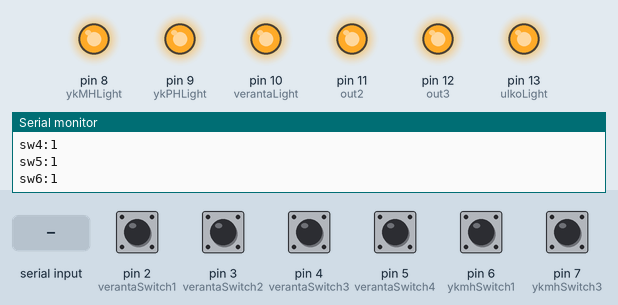
This sketch was run on a simulated Arduino Uno, built with avr-gcc and run on an emulated ATmega328P. Shown: output pins drawn as LEDs (lit = HIGH), the last lines printed to the serial monitor. Inputs (shaded band) come from the test bench; at power-on: pin 2 (verantaSwitch1), pin 3 (verantaSwitch2), pin 4 (verantaSwitch3), pin 5 (verantaSwitch4), pin 6 (ykmhSwitch1), pin 7 (ykmhSwitch3) LOW.

Above: at 1.2 s.
1.3 s: pin 2 (verantaSwitch1) pulled HIGH for 0.15 s
At 2.6 s:
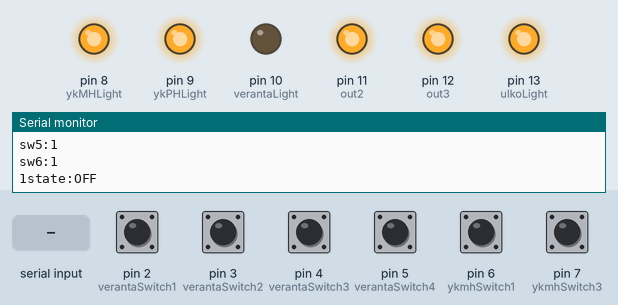
2.9 s: pin 3 (verantaSwitch2) pulled HIGH for 0.15 s
At 3.9 s:
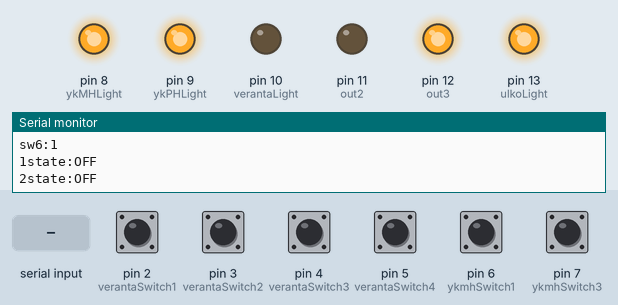
4.5 s: "1toggle;\n" received over Serial
At 5.1 s:
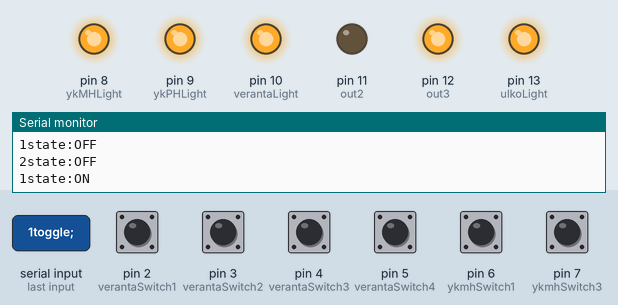
6.0 s: pin 4 (verantaSwitch3) pulled HIGH for 0.15 s
At 7.3 s:
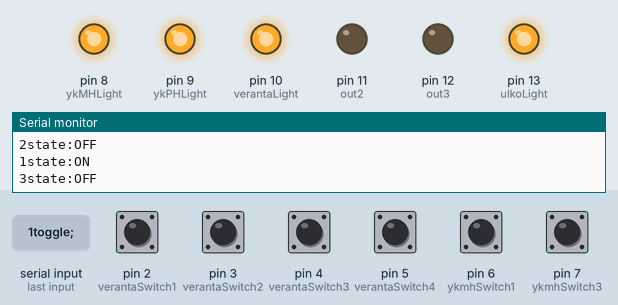
7.6 s: pin 5 (verantaSwitch4) pulled HIGH for 0.15 s
At 8.7 s:
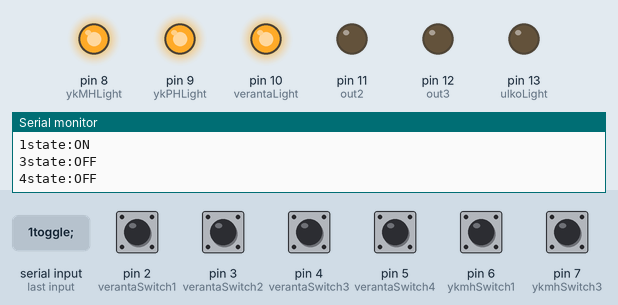
9.2 s: pin 6 (ykmhSwitch1) pulled HIGH for 0.15 s
At 10.0 s:
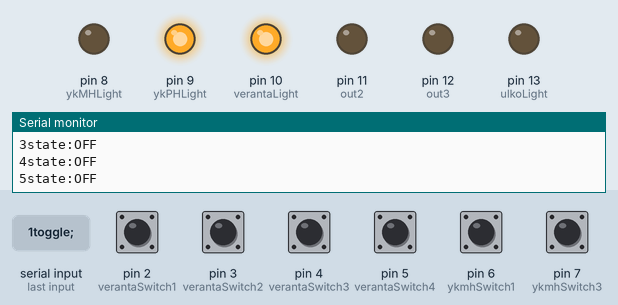
Timing chart, 0 to 11.8 s (numbered marks = the images above; inputs shaded):
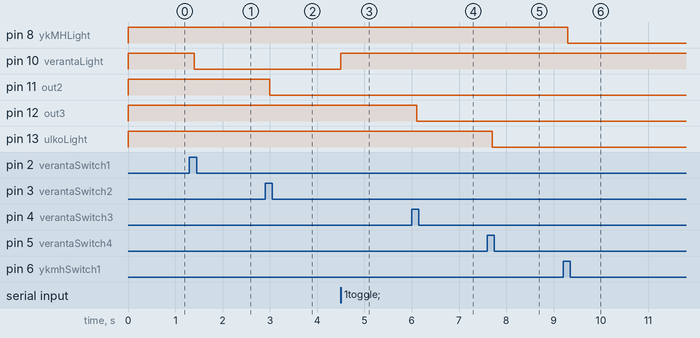

Measured:
- after the input at 1.3 s, pin 10 (verantaLight): HIGH → LOW after 0.10 s
- after the input at 2.9 s, pin 11 (out2): HIGH → LOW after 0.10 s
- after the input at 4.5 s, pin 10 (verantaLight): LOW → HIGH at once
- after the input at 6.0 s, pin 12 (out3): HIGH → LOW after 0.10 s
- after the input at 7.6 s, pin 13 (ulkoLight): HIGH → LOW after 0.10 s
- after the input at 9.2 s, pin 8 (ykMHLight): HIGH → LOW after 0.10 s

The sketch:

soittila_valogw.ino
```cpp
/*
 Debounce

 Each time the input pin goes from LOW to HIGH (e.g. because of a push-button
 press), the output pin is toggled from LOW to HIGH or HIGH to LOW.  There's
 a minimum delay between toggles to debounce the circuit (i.e. to ignore
 noise).

 The circuit:
 * LED attached from pin 13 to ground
 * pushbutton attached from pin 2 to +5V
 * 10K resistor attached from pin 2 to ground
 */

// constants won't change. They're used here to
// set pin numbers:
const int verantaSwitch1 = 2;   // Verannan kytkin 1 input
const int verantaSwitch2 = 3;   // Verannan kytkin 2 input
const int verantaSwitch3 = 4;   // Verannan kytkin 3 input
const int verantaSwitch4 = 5;   // Verannan kytkin 4 input
const int ykmhSwitch1 = 6;      // Ylakerran kytkin 1 input
const int ykmhSwitch3 = 7;      // Ylakerran kytkin 3 input
const int ykMHLight = 8;        // Ylakerran Makuuhuone valo out ja kytkimen led output
const int ykPHLight = 9;        // Ylakerran Pesuhuone valo out ja kytkimen led output
const int verantaLight = 10;    // Verannan valo ja kytkimen1 led output
const int out2 = 11;            //  valo ja kytkimen2 led output
const int out3 = 12;            //  valo ja kytkimen3 led output
const int ulkoLight = 13;       // Ulkovalo ja kytkimen4 led output

String rstate = "";          // a string to hold returned state on function returnstate()
String inputString = "";         // a string to hold incoming data
boolean stringComplete = false;  // whether the string is complete

// Variables will change:
int verantaLightState = HIGH; // the current state of the veranta light
int switch1State;             // the current reading from the verantaLight
int lastSwitch1State = LOW;   // the previous reading from the Switch1

int light2State = HIGH;    // the current state of the output pin
int switch2State;             // the current reading from the input pin
int lastSwitch2State = LOW;   // the previous reading from the input pin

int light3State = HIGH;    // the current state of the output pin
int switch3State;             // the current reading from the input pin
int lastSwitch3State = LOW;   // the previous reading from the input pin

int ulkoLightState = HIGH;    // the current state of the output pin
int switch4State;             // the current reading from the input pin
int lastSwitch4State = LOW;   // the previous reading from the input pin

int ykmhLightState = HIGH;        // the current state of the output pin
int ykmhswitch1State;             // the current reading from the input pin
int lastykmhswitch1State = LOW;    // the previous reading from the input pin

int ykphLightState = HIGH;        // the current state of the output pin
int ykmhswitch3State;             // the current reading from the input pin
int lastykmhswitch3State = LOW;    // the previous reading from the input pin

// the following variables are long's because the time, measured in miliseconds,
// will quickly become a bigger number than can be stored in an int.
long lastDebounceTime1 = 0;  // the last time the output pin was toggled
long lastDebounceTime2 = 0;
long lastDebounceTime3 = 0;
long lastDebounceTime4 = 0;
long lastDebounceTime5 = 0;
long lastDebounceTime6 = 0;
long debounceDelay = 100;    // the debounce time; increase if the output flickers


void setup() {
  // initialize serial:
  Serial.begin(115200);
  Serial.println("Serial Init");
  // Flush switch states to serial connection
  Serial.print("sw1:");
  Serial.println(verantaLightState, DEC);
  Serial.print("sw2:");
  Serial.println(light2State, DEC);
  Serial.print("sw3:");
  Serial.println(light3State, DEC);
  Serial.print("sw4:");
  Serial.println(ulkoLightState, DEC);
  Serial.print("sw5:");
  Serial.println(ykmhLightState, DEC);
  Serial.print("sw6:");
  Serial.println(ykphLightState, DEC);

  inputString.reserve(200);
  // initialize pin inputs and outputs
  pinMode(verantaSwitch1, INPUT);
  pinMode(verantaSwitch2, INPUT);
  pinMode(verantaSwitch3, INPUT);
  pinMode(verantaSwitch4, INPUT);
  pinMode(ykmhSwitch1, INPUT);
  pinMode(ykmhSwitch3, INPUT);

  pinMode(verantaLight, OUTPUT);
  pinMode(out2, OUTPUT);
  pinMode(out3, OUTPUT);
  pinMode(ulkoLight, OUTPUT);
  pinMode(ykMHLight, OUTPUT);
  pinMode(ykPHLight, OUTPUT);


  // set initial Lights state
  digitalWrite(verantaLight, verantaLightState);
  digitalWrite(out2, light2State);
  digitalWrite(out3, light3State);
  digitalWrite(ulkoLight, ulkoLightState);
  digitalWrite(ykMHLight, ykmhLightState);
  digitalWrite(ykPHLight, ykphLightState);
}

void loop() {

  // read the state of the switch into a local variable:
  int sw1reading = digitalRead(verantaSwitch1);
  int sw2reading = digitalRead(verantaSwitch2);
  int sw3reading = digitalRead(verantaSwitch3);
  int sw4reading = digitalRead(verantaSwitch4);
  int sw5reading = digitalRead(ykmhSwitch1);
  int sw6reading = digitalRead(ykmhSwitch3);


  // check to see if the button is just pressed
  // (i.e. the input went from LOW to HIGH),  and you've waited
  // long enough since the last press to ignore any noise:

  // If the switch changed, due to noise or pressing:
  if (sw1reading != lastSwitch1State) {
    // reset the debouncing timer
    lastDebounceTime1 = millis();
  }
    // If the switch changed, due to noise or pressing:
  if (sw2reading != lastSwitch2State) {
    // reset the debouncing timer
    lastDebounceTime2 = millis();
  }
    // If the switch changed, due to noise or pressing:
  if (sw3reading != lastSwitch3State) {
    // reset the debouncing timer
    lastDebounceTime3 = millis();
  }
    if (sw4reading != lastSwitch4State) {
    // reset the debouncing timer
    lastDebounceTime4 = millis();
  }
    if (sw5reading != lastykmhswitch1State) {
    // reset the debouncing timer
    lastDebounceTime5 = millis();
  }
    if (sw6reading != lastykmhswitch3State) {
    // reset the debouncing timer
    lastDebounceTime6 = millis();
  }


  if ((millis() - lastDebounceTime1) > debounceDelay) {
    // whatever the reading is at, it's been there for longer
    // than the debounce delay, so take it as the actual current state:

    // if the button state has changed:
    if (sw1reading != switch1State) {
      switch1State = sw1reading;

      // only toggle the out if the new button state is HIGH
      if (switch1State == HIGH) {
        verantaLightState = !verantaLightState;
        returnstate(1, verantaLightState);
      }
    }
  }

    if ((millis() - lastDebounceTime2) > debounceDelay) {
    // whatever the reading is at, it's been there for longer
    // than the debounce delay, so take it as the actual current state:

    // if the button state has changed:
    if (sw2reading != switch2State) {
      switch2State = sw2reading;

      // only toggle the out if the new button state is HIGH
      if (switch2State == HIGH) {
        light2State = !light2State;
        returnstate(2, light2State);
      }
    }
  }

    if ((millis() - lastDebounceTime3) > debounceDelay) {
    // whatever the reading is at, it's been there for longer
    // than the debounce delay, so take it as the actual current state:

    // if the button state has changed:
    if (sw3reading != switch3State) {
      switch3State = sw3reading;

      // only toggle the out if the new button state is HIGH
      if (switch3State == HIGH) {
        light3State = !light3State;
        returnstate(3, light3State);
      }
    }
  }

    if ((millis() - lastDebounceTime4) > debounceDelay) {
    // whatever the reading is at, it's been there for longer
    // than the debounce delay, so take it as the actual current state:

    // if the button state has changed:
    if (sw4reading != switch4State) {
      switch4State = sw4reading;

      // only toggle the out if the new button state is HIGH
      if (switch4State == HIGH) {
        ulkoLightState = !ulkoLightState;
        returnstate(4, ulkoLightState);
      }
    }
  }
     if ((millis() - lastDebounceTime5) > debounceDelay) {
    // whatever the reading is at, it's been there for longer
    // than the debounce delay, so take it as the actual current state:

    // if the button state has changed:
    if (sw5reading != ykmhswitch1State) {
      ykmhswitch1State = sw5reading;

      // only toggle the out if the new button state is HIGH
      if (ykmhswitch1State == HIGH) {
        ykmhLightState = !ykmhLightState;
        returnstate(5, ykmhLightState);
      }
    }
  }

  if ((millis() - lastDebounceTime6) > debounceDelay) {
    // whatever the reading is at, it's been there for longer
    // than the debounce delay, so take it as the actual current state:

    // if the button state has changed:
    if (sw6reading != ykmhswitch3State) {
      ykmhswitch3State = sw6reading;

      // only toggle the out if the new button state is HIGH
      if (ykmhswitch3State == HIGH) {
        ykphLightState = !ykphLightState;
        returnstate(6, ykphLightState);
      }
    }
  }

  if (stringComplete) {
    if (inputString == "1toggle;") {
      verantaLightState = !verantaLightState;
      switch1State = !switch1State;
      returnstate(1, verantaLightState);
    }
    if (inputString == "2toggle;") {
      light2State = !light2State;
      switch2State = !switch2State;
      returnstate(2, light2State);
    }
    if (inputString == "3toggle;") {
      light3State = !light3State;
      switch3State = !switch3State;
      returnstate(3, light3State);
    }
    if (inputString == "4toggle;") {
      ulkoLightState = !ulkoLightState;
      switch4State = !switch4State;
      returnstate(4, ulkoLightState);
    }
    if (inputString == "5toggle;") {
      ykmhLightState = !ykmhLightState;
      ykmhswitch1State = !ykmhswitch1State;
      returnstate(5, ykmhLightState);
    }
    if (inputString == "6toggle;") {
      ykphLightState = !ykphLightState;
      ykmhswitch3State = !ykmhswitch3State;
      returnstate(6, ykphLightState);
    }

    if (inputString == "1status;") {
      returnstate(1, verantaLightState);
    }
    if (inputString == "2status;") {
      returnstate(2, light2State);
    }
    if (inputString == "3status;") {
      returnstate(3, light3State);
    }
    if (inputString == "4status;") {
      returnstate(4, ulkoLightState);
    }
    if (inputString == "5status;") {
      returnstate(5, ykmhLightState);
    }
    if (inputString == "6status;") {
      returnstate(5, ykphLightState);
    }
    inputString = "";
    stringComplete = false;
  }

  // set the LED:

  digitalWrite(verantaLight, verantaLightState);
  digitalWrite(out2, light2State);
  digitalWrite(out3, light3State);
  digitalWrite(ulkoLight, ulkoLightState);
  digitalWrite(ykMHLight, ykmhLightState);
  digitalWrite(ykPHLight, ykphLightState);

  // save the reading.  Next time through the loop,
  // it'll be the lastButtonState:
  lastSwitch1State = sw1reading;
  lastSwitch2State = sw2reading;
  lastSwitch3State = sw3reading;
  lastSwitch4State = sw4reading;
  lastykmhswitch1State = sw5reading;
  lastykmhswitch3State = sw6reading;

}

void serialEvent() {
  while (Serial.available()) {
    // get the new byte:
    char inChar = (char)Serial.read();
    // add it to the inputString:
    inputString += inChar;
    // if the incoming character is a newline, set a flag
    // so the main loop can do something about it:
    if (inChar == ';') {
      stringComplete = true;
    }
  }
}

void returnstate(int rele, int state) {

  switch(state) {
    case 0:
      rstate = "OFF";
      break;
    case 1:
      rstate = "ON";
      break;
  }

  switch(rele) {
    case 1:
      Serial.print("1state:" + rstate + "\n");
      break;
    case 2:
      Serial.print("2state:" + rstate + "\n");
      break;
    case 3:
      Serial.print("3state:" + rstate + "\n");
      break;
    case 4:
      Serial.print("4state:" + rstate + "\n");
      break;
    case 5:
      Serial.print("5state:" + rstate + "\n");
      break;
    case 6:
      Serial.print("6state:" + rstate + "\n");
      break;
  }
}
```
